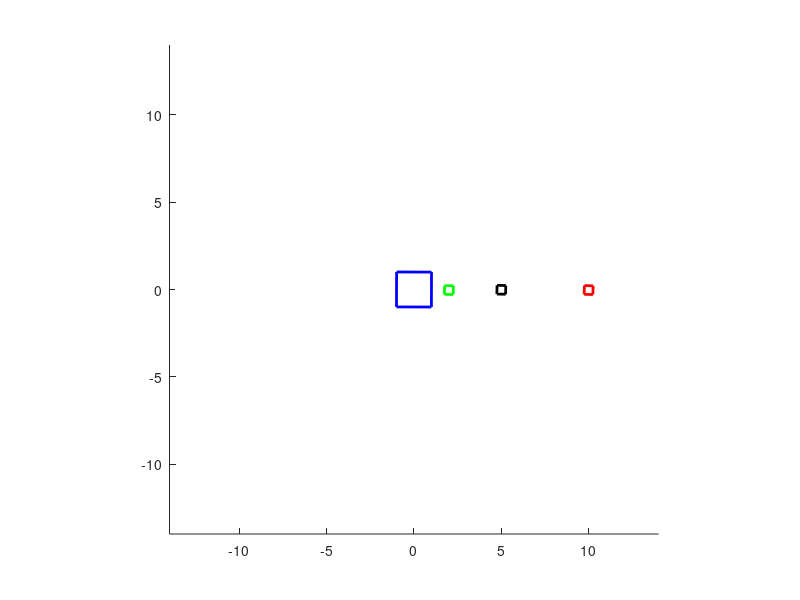

Source code (MATLAB):
close all;
clear all;

% 2D polygon for Earth: square of 2 by 2 units, in homogeneous coordinates.
earth = [-1 1 1 -1 -1; -1 -1 1 1 -1; 1 1 1 1 1];

% Another 2D polygon for the Moon, made by scaling the earth to 1/4 size
S = [0.25 0 0; 0 0.25 0; 0 0 1];
moon = S * earth;

% Set up axes for plotting our animation.
figure;
hold on;
axis equal;
axis([-14 14 -14 14]);


for a = 0:0.01:2 * pi

	% Moon will spin 5 times as fast as the Earth.
	a_moon = 5 * a;
    b_moon = 10 * a;
    c_moon = 5 * a;

	% Rotation matrix for Earth.
	R_earth = [cos(a) -sin(a) 0; sin(a) cos(a) 0; 0 0 1];

	% Rotation matrix for the Moon.
	R_a_moon = [cos(a_moon) -sin(a_moon) 0; sin(a_moon) cos(a_moon) 0; 0 0 1];
    R_b_moon = [cos(b_moon) -sin(b_moon) 0; sin(b_moon) cos(b_moon) 0; 0 0 1];
    R_c_moon = [cos(c_moon) -sin(c_moon) 0; sin(c_moon) cos(c_moon) 0; 0 0 1];

	% Translation matrix to move the Moon away from Earth
    % (it orbits at a distance of 5 units).
	T_a_moon = [1 0 5; 0 1 0; 0 0 1];
    T_b_moon = [1 0 10; 0 1 0; 0 0 1];
    T_c_moon = [1 0 2; 0 1 0; 0 0 1];

	% Rotate the Earth.
	p_earth = R_earth * earth;

	% Rotate the moon, then move it 5 units away from the origin.
	p_a_moon = T_a_moon * R_a_moon * moon;
    p_b_moon = T_b_moon * R_b_moon * moon;
    p_c_moon = T_c_moon * R_c_moon * moon;

	% Place the moon in the Earth's reference frame (which is R).
	p_a_moon = R_earth * p_a_moon;
    p_b_moon = R_earth * p_b_moon;
    p_c_moon = R_a_moon * p_c_moon;

	% Draw the earth in blue and the moon in black.
	cla;
	plot(p_earth(1,:), p_earth(2,:), 'b', 'LineWidth', 2);
	plot(p_a_moon(1,:),  p_a_moon(2,:),  'k', 'LineWidth', 2);
    plot(p_b_moon(1,:),  p_b_moon(2,:),  'r', 'LineWidth', 2);
    plot(p_c_moon(1,:),  p_c_moon(2,:),  'g', 'LineWidth', 2);
	drawnow;

end
